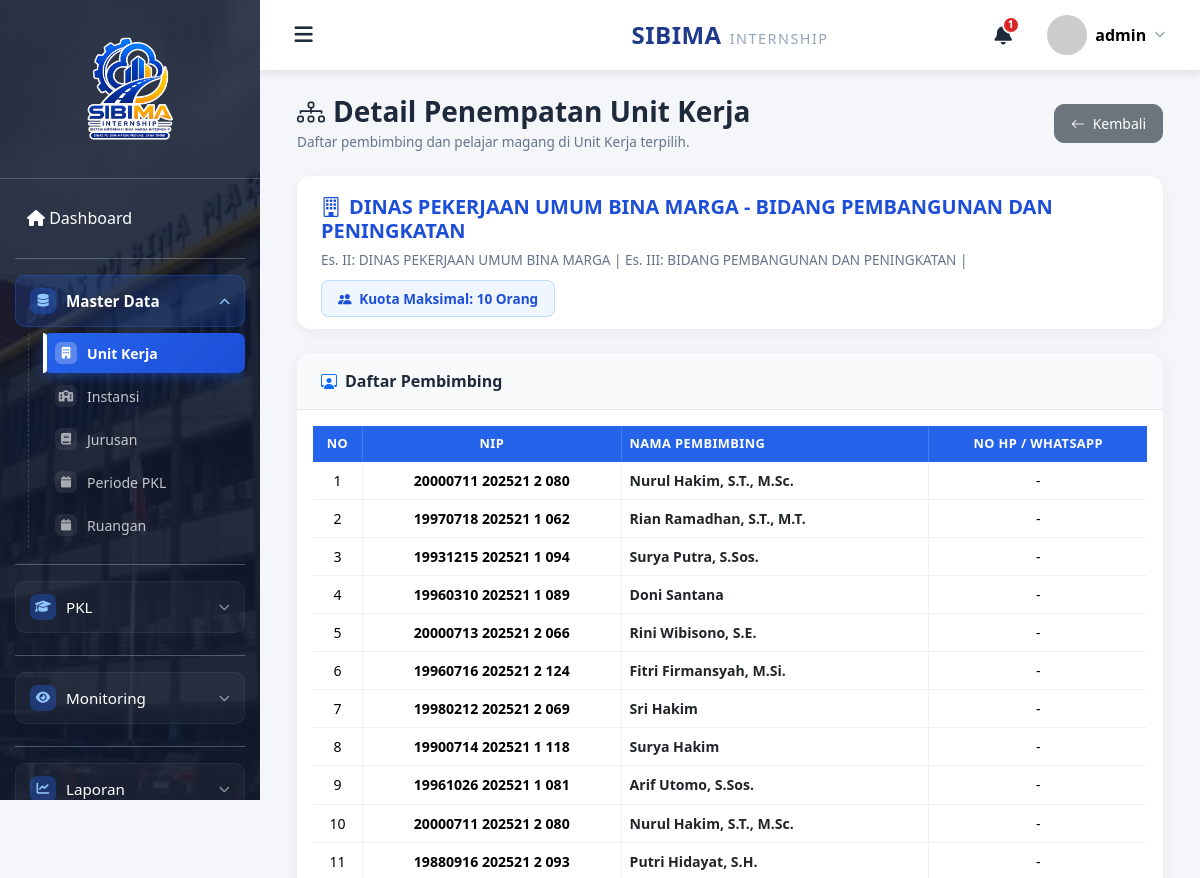
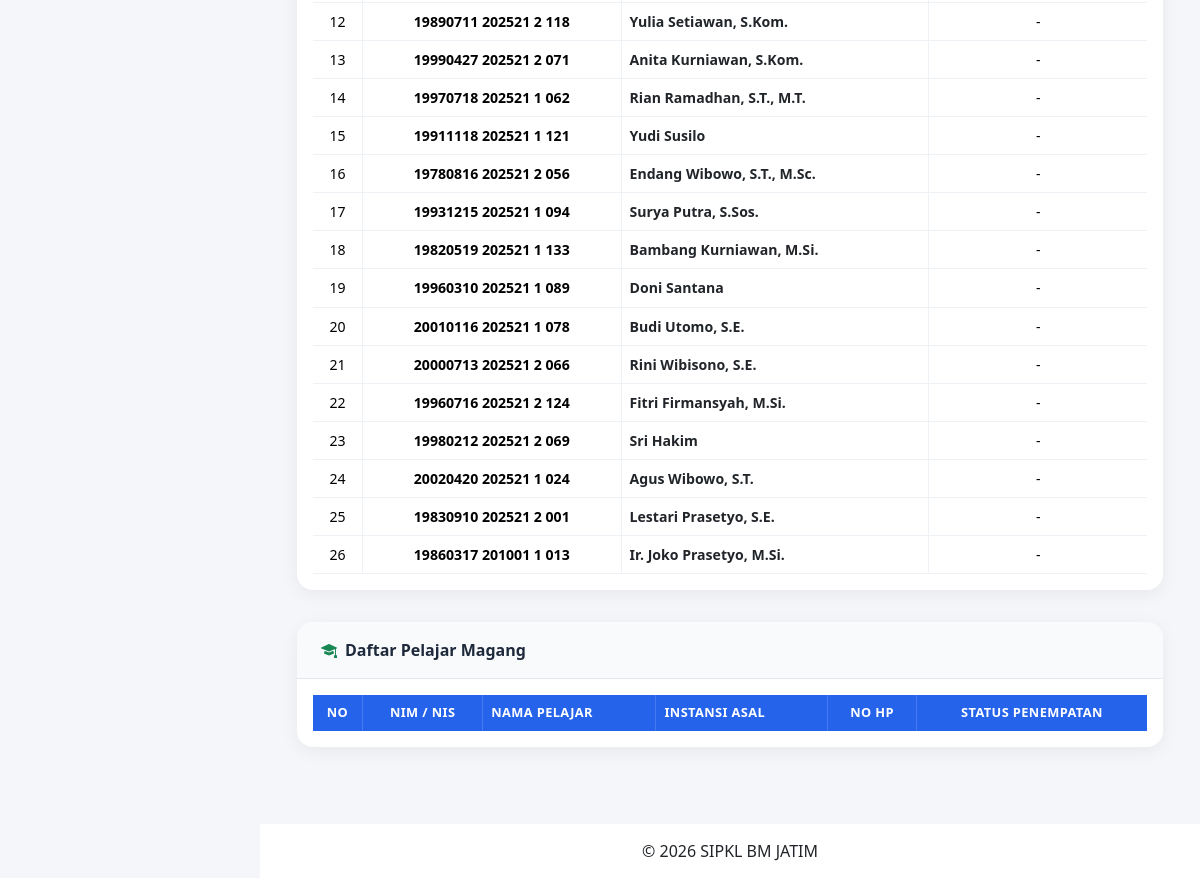
Page /admin/unit_kerja/detail_penempatan.php?id=2 (signed in) on the committed database (2 pictures, top to bottom).
### tables this page shows
CREATE TABLE `unit_kerja` (
  `id` int(11) NOT NULL,
  `unit_kerja` varchar(255) NOT NULL,
  `unit_kerja_es_ii` varchar(255) DEFAULT NULL,
  `unit_kerja_es_iii` varchar(255) DEFAULT NULL,
  `unit_kerja_es_iv` varchar(255) DEFAULT NULL,
  `kuota` int(11) NOT NULL DEFAULT 0
);

CREATE TABLE `pembimbing` (
  `id` bigint(20) NOT NULL,
  `user_id` bigint(20) DEFAULT NULL,
  `nip` varchar(30) DEFAULT NULL,
  `nama` varchar(100) DEFAULT NULL,
  `email` varchar(150) DEFAULT NULL,
  `created_at` timestamp NULL DEFAULT NULL,
  `updated_at` timestamp NULL DEFAULT NULL,
  `unit_kerja_id` int(11) DEFAULT NULL,
  `golongan_ruang` varchar(50) DEFAULT NULL,
  `nama_jabatan` varchar(150) DEFAULT NULL,
  `jenis_jabatan` varchar(100) DEFAULT NULL,
  `pangkat` varchar(100) DEFAULT NULL
);

### admin/unit_kerja/detail_penempatan.php (the view, shortened to what this page needs)
<?php
    include "../../config/config.php";
    $id_unit_kerja = isset($_GET['id']) ? mysqli_real_escape_string($conn, $_GET['id']) : '';
    $query_unit = mysqli_query($conn, "SELECT * FROM unit_kerja WHERE id = '$id_unit_kerja'");
    $unit_kerja = mysqli_fetch_assoc($query_unit);
    $query_pembimbing = mysqli_query($conn, "
    SELECT *
    FROM pembimbing
    WHERE unit_kerja_id = '$id_unit_kerja'
    ORDER BY id DESC
");
    include "../../include/header.php";
    include "../../include/navbar.php";
    include "../../include/sidebar.php";
?>
<div class="container-fluid">
    <div class="page-header-bar">
        <div>
            <h3><i class="bi bi-diagram-3 me-2"></i>Detail Penempatan Unit Kerja</h3>
            <p>Daftar pembimbing dan pelajar magang di Unit Kerja terpilih.</p>
        </div>
        <a href="index.php" class="btn btn-secondary btn-sm px-3 py-2" style="border-radius: 10px;">
            <i class="bi bi-arrow-left me-1"></i> Kembali
        </a>
    </div>
    <div class="unit-info-box">
        <div class="unit-info-text">
            <h5><i class="bi bi-building me-2"></i><?php echo htmlspecialchars($unit_kerja['unit_kerja']); ?></h5>
            <p>
                <?php if (! empty($unit_kerja['unit_kerja_es_ii'])) {
                        echo "Es. II: " . htmlspecialchars($unit_kerja['unit_kerja_es_ii']) . " | ";
                    }
                ?>
                <?php if (! empty($unit_kerja['unit_kerja_es_iii'])) {
                        echo "Es. III: " . htmlspecialchars($unit_kerja['unit_kerja_es_iii']) . " | ";
                    }
                ?>
            </p>
        </div>
        <div>
            <span class="badge-kuota">
                <i class="bi bi-people-fill me-1"></i> Kuota Maksimal: <?php echo $unit_kerja['kuota']; ?> Orang
            </span>
        </div>
    </div>
    <div class="card card-table">
        <div class="card-table-header">
            <i class="bi bi-person-workspace text-primary"></i> Daftar Pembimbing
        </div>
        <div class="card-body p-0">
            <div class="table-responsive p-3">
                <table id="tabelPembimbing" class="table table-hover datatable-modern">
                    <thead>
                        <tr>
                            <th width="50">No</th>
                            <th>NIP</th>
                            <th class="text-left-col">Nama Pembimbing</th>
                            <th>No HP / WhatsApp</th>
                        </tr>
                    </thead>
                    <tbody>
                        <?php
                        $no_pem = 1;
                        if (mysqli_num_rows($query_pembimbing) > 0) {
                            while ($pem = mysqli_fetch_assoc($query_pembimbing)) {
                            ?>
                        <tr>
                            <td><?php echo $no_pem++; ?></td>
                            <td><span class="fw-semibold"><?php echo htmlspecialchars($pem['nip']); ?></span></td>
                            <td class="text-left-col fw-bold text-dark"><?php echo htmlspecialchars($pem['nama']); ?>
                            </td>
                            <td><?php echo ! empty($pem['no_hp']) ? htmlspecialchars($pem['no_hp']) : '-'; ?></td>
                        </tr>
                        <?php
                        }
                        }
                    ?>
                    </tbody>
                </table>
            </div>
        </div>
    </div>
    <div class="card card-table">
        <div class="card-table-header">
            <i class="bi bi-mortarboard-fill text-success"></i> Daftar Pelajar Magang
        </div>
        <div class="card-body p-0">
            <div class="table-responsive p-3">
                <table id="tabelPelajar" class="table table-hover datatable-modern">
                    <thead>
                        <tr>
                            <th width="50">No</th>
                            <th>NIM / NIS</th>
                            <th class="text-left-col">Nama Pelajar</th>
                            <th class="text-left-col">Instansi Asal</th>
                            <th>No HP</th>
                            <th>Status Penempatan</th>
                        </tr>
                    </thead>
                </table>
            </div>
        </div>
    </div>
</div>
<?php include "../../include/footer.php"; ?>

### assets/css/style.css (style rules this page uses)
* { margin:0; padding:0; box-sizing:border-box; }
body { background:#f4f6f9; font-family:'Segoe UI',sans-serif; }
a { text-decoration:none; }
.card { border:none; border-radius:15px; box-shadow:0 5px 15px rgba(0,0,0,.08); }

### admin/unit_kerja/detail_penempatan.php (style rules this page uses)
.page-header-bar { display: flex; justify-content: space-between; align-items: center; margin-bottom: 1.5rem; }
.page-header-bar h3 { font-weight: 700; color: #1e293b; margin: 0; }
.page-header-bar p { color: #64748b; font-size: 0.85rem; margin: 0.2rem 0 0; }
.unit-info-box { background: #fff; border-radius: 14px; padding: 1.2rem 1.5rem; box-shadow: 0 4px 14px rgba(0, 0, 0, 0.05); margin-bottom: 1.5rem; display: flex; justify-content: space-between; align-items: center; flex-wrap: wrap; gap: 1rem; }
.unit-info-text h5 { font-weight: 700; color: #1d4ed8; margin-bottom: 0.4rem; }
.unit-info-text p { margin: 0; font-size: 0.85rem; color: #64748b; }
.badge-kuota { padding: 0.5rem 1rem; border-radius: 8px; font-size: 0.85rem; font-weight: 600; background: #eff6ff; color: #1d4ed8; border: 1px solid #bfdbfe; white-space: nowrap; }
.card-table { border: none; border-radius: 16px; box-shadow: 0 4px 18px rgba(0, 0, 0, 0.06); margin-bottom: 2rem; }
.card-table-header { background: #f8fafc; padding: 1rem 1.5rem; border-bottom: 1px solid #e2e8f0; border-radius: 16px 16px 0 0; font-weight: 700; color: #1e293b; display: flex; align-items: center; gap: 0.5rem; }
table.datatable-modern { border-collapse: separate !important; border-spacing: 0; width: 100% !important; margin: 0 !important; }
table.datatable-modern thead th { background: #2563eb; color: #fff; border: none !important; font-size: 0.8rem; text-transform: uppercase; letter-spacing: 0.4px; white-space: nowrap; text-align: center; border-right: 1px solid rgba(255, 255, 255, 0.15) !important; }
table.datatable-modern thead th:last-child { border-right: none !important; }
table.datatable-modern thead th.text-left-col { text-align: left; }
table.datatable-modern tbody td { vertical-align: middle; font-size: 0.88rem; border-color: #eef1f5 !important; text-align: center; border-right: 1px solid #eef1f5; }
table.datatable-modern tbody td.text-left-col { text-align: left !important; }
table.datatable-modern tbody td:last-child { border-right: none; }

### rows in the picture
unit_kerja: unit_kerja "DINAS PEKERJAAN UMUM BINA MARGA - BIDANG PEMBANGUNAN DAN PENINGKATAN", unit_kerja_es_ii "DINAS PEKERJAAN UMUM BINA MARGA", unit_kerja_es_iii "BIDANG PEMBANGUNAN DAN PENINGKATAN", kuota "10"
pembimbing: nip "20000711 202521 2 080", nama "Nurul Hakim, S.T., M.Sc."
pembimbing: nip "19970718 202521 1 062", nama "Rian Ramadhan, S.T., M.T."
pembimbing: nip "19931215 202521 1 094", nama "Surya Putra, S.Sos."
pembimbing: nip "19960310 202521 1 089", nama "Doni Santana"
pembimbing: nip "20000713 202521 2 066", nama "Rini Wibisono, S.E."
pembimbing: nip "19960716 202521 2 124", nama "Fitri Firmansyah, M.Si."
pembimbing: nip "19980212 202521 2 069", nama "Sri Hakim"
pembimbing: nip "19900714 202521 1 118", nama "Surya Hakim"
pembimbing: nip "19961026 202521 1 081", nama "Arif Utomo, S.Sos."
pembimbing: nip "20000711 202521 2 080", nama "Nurul Hakim, S.T., M.Sc."
pembimbing: nip "19880916 202521 2 093", nama "Putri Hidayat, S.H."
pembimbing: nip "19890711 202521 2 118", nama "Yulia Setiawan, S.Kom."
pembimbing: nip "19990427 202521 2 071", nama "Anita Kurniawan, S.Kom."
pembimbing: nip "19970718 202521 1 062", nama "Rian Ramadhan, S.T., M.T."
pembimbing: nip "19911118 202521 1 121", nama "Yudi Susilo"
pembimbing: nip "19780816 202521 2 056", nama "Endang Wibowo, S.T., M.Sc."
pembimbing: nip "19931215 202521 1 094", nama "Surya Putra, S.Sos."
pembimbing: nip "19820519 202521 1 133", nama "Bambang Kurniawan, M.Si."
pembimbing: nip "19960310 202521 1 089", nama "Doni Santana"
pembimbing: nip "20010116 202521 1 078", nama "Budi Utomo, S.E."
pembimbing: nip "20000713 202521 2 066", nama "Rini Wibisono, S.E."
pembimbing: nip "19960716 202521 2 124", nama "Fitri Firmansyah, M.Si."
pembimbing: nip "19980212 202521 2 069", nama "Sri Hakim"
pembimbing: nip "20020420 202521 1 024", nama "Agus Wibowo, S.T."
pembimbing: nip "19830910 202521 2 001", nama "Lestari Prasetyo, S.E."
pembimbing: nip "19860317 201001 1 013", nama "Ir. Joko Prasetyo, M.Si."

### other values in the picture
$totalNotifikasi "1"
$_SESSION['nama'] "admin"
